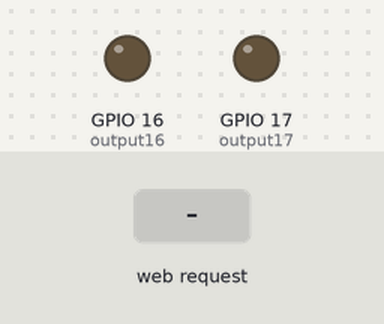
Simulated run of this sketch. Board: ESP32. On the bench: output pins drawn as LEDs (lit = HIGH). Inputs (shaded band) come from the test bench. WiFi joins after 1.5 s; servers stay silent unless stated; the local clock reads 2024-03-15 10:24:30 at power-on unless the sketch sets it; what the sketch prints to the serial monitor is not drawn.

Above: at 2.7 s.
2.8 s: HTTP request GET /16/on received
At 3.6 s:
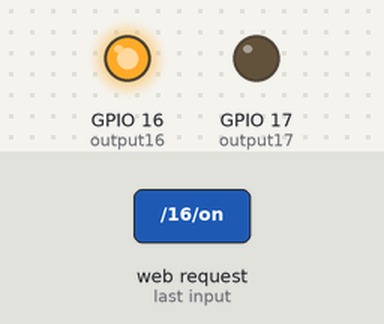
4.3 s: HTTP request GET /17/on received
At 4.7 s:
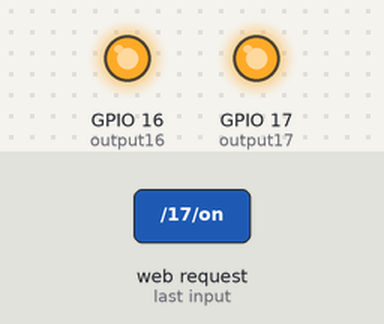
5.8 s: HTTP request GET /16/off received
At 7.0 s:
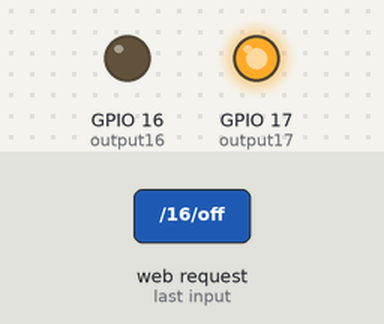
7.3 s: HTTP request GET /17/off received
At 8.2 s:
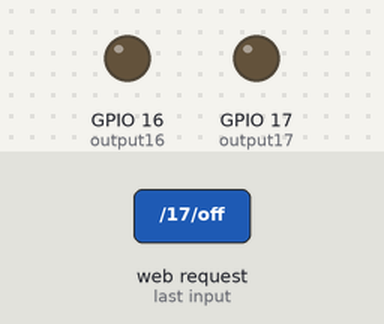
Timing chart, 0 to 9.8 s (numbered marks = the images above; inputs shaded):
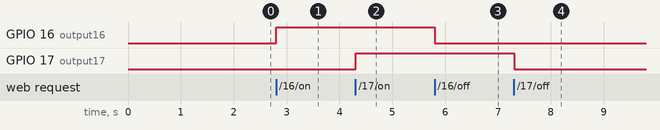

Measured:
- after the input at 2.8 s, GPIO 16 (output16): LOW → HIGH at once
- after the input at 4.3 s, GPIO 17 (output17): LOW → HIGH at once
- after the input at 5.8 s, GPIO 16 (output16): HIGH → LOW at once
- after the input at 7.3 s, GPIO 17 (output17): HIGH → LOW at once

The sketch:

Task07-A.ino
```cpp
// IoT07-1 ESP32 WebServer
#define SWAP 0 // sw access point

// Load Wi-Fi library
#include <WiFi.h>

// Replace with your network credentials
#if SWAP
const char *ssid = "Juni WIFI";
const char *password = "wnsgnlRj"; // password should be long!!
#else
const char *ssid = "Juni WIFI";
const char *password = "wnsgnlRj";
#endif

// Set web server port number to 80
WiFiServer server(80);

// Variable to store the HTTP request
String header;
// Auxiliar variables to store the current output state
String output16State = "off";
String output17State = "off";
// Assign output variables to GPIO pins
const int output16 = 16;
const int output17 = 17;
// Current time
unsigned long currentTime = millis();
// Previous time
unsigned long previousTime = 0;
// Define timeout time in milliseconds (example: 2000ms = 2s)
const long timeoutTime = 2000;

const char *ntpServer = "pool.ntp.org";
const long gmtOffset_sec = 3600 * 9; // 3600
const int daylightOffset_sec = 0;    // 3600

String printLocalTime()
{
  struct tm timeinfo;
  String nowTime = "";
  if (!getLocalTime(&timeinfo))
  {
    Serial.println("Failed to obtain time");
    return "시간을 불러올 수 없음.";
  }
  //Serial.println(&timeinfo, "%A, %B %d %Y %H:%M:%S");
  //Serial.println("Year: " + String(timeinfo.tm_year + 1900) + ", Month: " + String(timeinfo.tm_mon + 1));
  nowTime += ("Year:" + String(timeinfo.tm_year+ 1900) + " Month:" + String(timeinfo.tm_mon + 1));
  nowTime += (" Day: " + String(timeinfo.tm_mday)+ "  " + String(timeinfo.tm_hour) + ":" + String(timeinfo.tm_min) + ":" + String(timeinfo.tm_sec) + "\n");
  //Serial.println(nowTime);
  //client.println("<textarea class=\"textarea has-fixed-size\" rows=\"1\" style=\"text-align: center;\">");
  //client.println(String(timeinfo.tm_year + 1900) + "년 " + String(timeinfo.tm_mon + 1) + "월" + %A + " " + %H + "시 " + %M + "분 " + %S +"초");
  //client.println("</textarea>");


  //client.println("</textarea>");
  return nowTime;
}

void setup()
{
  Serial.begin(115200);

  // Initialize the output variables as outputs
  pinMode(output16, OUTPUT);
  pinMode(output17, OUTPUT);

  // Set outputs to LOW
  digitalWrite(output16, LOW);
  digitalWrite(output17, LOW);
#if SWAP
  WiFi.softAP(ssid, password);
  IPAddress IP = WiFi.softAPIP();
  Serial.print("AP IP address: ");
  Serial.println(IP);
#else
  // Connect to Wi-Fi network with SSID and password
  Serial.print("Connecting to ");
  Serial.println(ssid);
  WiFi.mode(WIFI_STA);
  WiFi.begin(ssid, password);
  while (WiFi.status() != WL_CONNECTED)
  {
    delay(500);
    Serial.print(".");
  }

  // Print local IP address and start web server
  Serial.println("");
  Serial.println("WiFi connected.");
  Serial.println("IP address: ");
  Serial.println(WiFi.localIP());

  //init and get the time
  configTime(gmtOffset_sec, daylightOffset_sec, ntpServer);
#endif
  server.begin();
}

void loop()
{
  WiFiClient client = server.available(); // Listen for incoming clients

  String old_Time = "";
  if (client)
  { // If a new client connects,
    currentTime = millis();
    previousTime = currentTime;
    Serial.println("New Client."); // print a message out in the serial port
    String currentLine = "";       // make a String to hold incoming data from the client
    while (client.connected() && currentTime - previousTime <= timeoutTime)
    { // loop while the client's connected
      currentTime = millis();
      if (client.available())
      {                         // if there's bytes to read from the client,
        char c = client.read(); // read a byte, then
        Serial.write(c);        // print it out the serial monitor
        header += c;
        if (c == '\n')
        { // if the byte is a newline character
          // if the current line is blank, you got two newline characters in a row.
          // that's the end of the client HTTP request, so send a response:
          if (currentLine.length() == 0)
          {
            // HTTP headers always start with a response code (e.g. HTTP/1.1 200 OK)
            // and a content-type so the client knows what's coming, then a blank line:
            client.println("HTTP/1.1 200 OK");
            client.println("Content-type:text/html");
            client.println("Connection: close");
            //client.println("Refresh: 1\r");
            client.println();
            // turns the GPIOs on and off
            if (header.indexOf("GET /16/on") >= 0)
            {
              Serial.println("GPIO 16 on");
              output16State = "on";
              digitalWrite(output16, HIGH);
            }
            else if (header.indexOf("GET /16/off") >= 0)
            {
              Serial.println("GPIO 16 off");
              output16State = "off";
              digitalWrite(output16, LOW);
            }
            else if (header.indexOf("GET /17/on") >= 0)
            {
              Serial.println("GPIO 17 on");
              output17State = "on";
              digitalWrite(output17, HIGH);
            }
            else if (header.indexOf("GET /17/off") >= 0)
            {
              Serial.println("GPIO 17 off");
              output17State = "off";
              digitalWrite(output17, LOW);
            }

            // Display the HTML web page
            client.println("<!DOCTYPE html><html>");
            client.println("<head><meta name=\"viewport\" content=\"width=device-width, initial-scale=1\">");
            client.println("<link rel=\"icon\" href=\"data:,\">");
            client.println("<link rel=\"stylesheet\" href=\"https://cdn.jsdelivr.net/npm/bulma@0.9.3/css/bulma.min.css\">");

            // CSS to style the on/off buttons
            // Feel free to change the background-color and font-size attributes to fit your preferences
            client.println("<style>html { font-family: Helvetica; display: inline-block; margin: 0px auto; text-align: center;}");
            client.println(".button { background-color: #4CAF50;border: none; color: white; padding: 16px 40px;");
            client.println("text-decoration: none; font-size: 30px; margin: 2px; cursor: pointer;}");
            client.println(".button2 {background-color: #555555;}</style></head>");

            // Web Page Heading
            client.println("<body><h1>ESP32 Web Server</h1>");

            //display Clock interface
            client.println("<textarea class=\"textarea has-fixed-size\" rows=\"1\" style=\"text-align: center;\">");
            String now_Time = printLocalTime();
            if(now_Time != old_Time)
            {
              client.println(now_Time);
              old_Time = now_Time;
            }
            client.println("</textarea>");


            // Display current state, and ON/OFF buttons for GPIO 16
            client.println("<p>GPIO 16 - State " + output16State + "</p>");

            // If the output16State is off, it displays the ON button
            if (output16State == "off")
            {
              client.println("<p><a href=\"/16/on\"><button class=\"button\">ON</button></a></p>");
            }
            else
            {
              client.println("<p><a href=\"/16/off\"><button class=\"button button2\">OFF</button></a></p>");
            }
            // Display current state, and ON/OFF buttons for GPIO 17
            client.println("<p>GPIO 17 - State " + output17State + "</p>");
            // If the output17State is off, it displays the ON button
            if (output17State == "off")
            {
              client.println("<p><a href=\"/17/on\"><button class=\"button\">ON</button></a></p>");
            }
            else
            {
              client.println("<p><a href=\"/17/off\"><button class=\"button button2\">OFF</button></a></p>");
            }
            client.println("</body></html>");
            // The HTTP response ends with another blank line
            client.println();
            // Break out of the while loop
            break;
          } //** if (currentLine.length() == 0) {
          else
          { // if you got a newline, then clear currentLine
            currentLine = "";
          }
        } //** if (c == '\n') {
        else if (c != '\r')
        {                   // if you got anything else but a carriage return character,
          currentLine += c; // add it to the end of the currentLine
        }
      } //* if (client.available()){
    }   //** while

    // Clear the header variable
    header = "";
    // Close the connection
    client.stop();
    Serial.println("Client disconnected.");
    Serial.println("");

  } //** if (client) {
} //** loop() {
```
